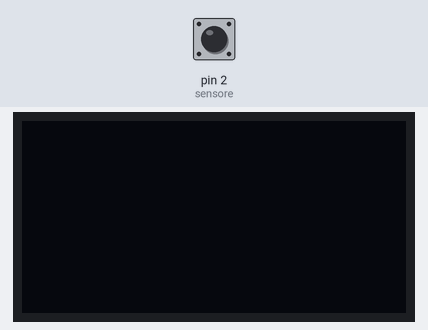
A sketch run on a simulated Arduino Uno, built with avr-gcc and run on an emulated ATmega328P. Parts: 128×64 one-colour display. The test bench sets the inputs (shaded band); at power-on: pin 2 (sensore) LOW. What the sketch prints to the serial monitor is not drawn.

Above: at 1.2 s.
1.3 s: pin 2 (sensore) pulsed HIGH 2 times (0.12 s each, 0.3 s apart)
At 1.65 s:
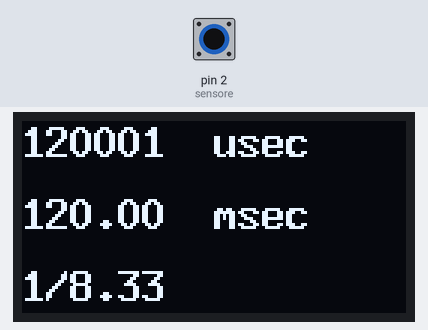
At 2.3 s:
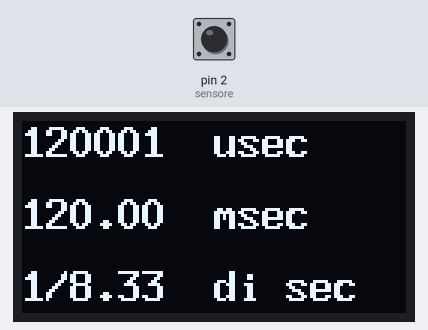
Timing chart, 0 to 4.3 s (numbered marks = the images above; inputs shaded):
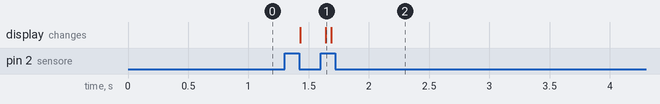

Measured:
- after the input at 1.3 s, the display: first changes after 0.13 s (image 1 shows a later state)

The sketch:

Test_velocita_otturatore_con_sdd1603_e_btw34_vers.2.0.ino
```cpp
/*
 * test tempo di scatto macchina fotografica analogica
 * uso un display oled ssd1306 e un
 * il comando di arduino pulseIn fornisce la durata di in impulso in microsecondi.
 */
#include <U8x8lib.h>
#include <Wire.h>

U8X8_SSD1306_128X64_NONAME_HW_I2C u8x8(/* reset=*/ U8X8_PIN_NONE);

#define sensore 2       //dove leggo il fotodiodo
#define timeout 5000000 // aspetto 5 secondi per atendere un segnale da pulseIn
unsigned long tusec; // variabile durata impulso
float tmsec;
float t;


void setup() {
  pinMode(sensore, INPUT);
  tusec = 0;
  Serial.begin(9600);
  u8x8.begin();
  u8x8.setPowerSave(0);
  u8x8.setFont(u8x8_font_8x13B_1x2_f);
  }

void loop() {
    do {
    tusec = pulseIn(sensore, HIGH, timeout);
    tmsec = float (tusec) / 1000;
    t = 1 / float (tmsec/1000);
    //u8x8.clearDisplay();
    } while  (tusec == 0);

    Serial.println(" ");
    Serial.print("durata impulso: ");
    Serial.print(tmsec);
    Serial.println(" millisecondi");

    u8x8.setCursor(0, 0);
    u8x8.print(tusec);
    u8x8.drawString(8,0,"usec");

    u8x8.setCursor(0, 3);
    u8x8.print(tmsec);
    u8x8.drawString(8,3,"msec");

    u8x8.setCursor(2, 6);
    u8x8.print(t);
    u8x8.drawString(0,6,"1/");
    u8x8.drawString(8,6,"di sec");

}
```
